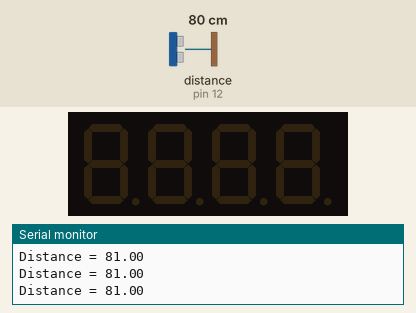
Recording of a sketch running on a simulated Arduino Uno, built with avr-gcc and run on an emulated ATmega328P. Parts: 4-digit seven-segment display, the last lines printed to the serial monitor. Inputs (shaded band) come from the test bench; at power-on: distance to the obstacle (sensor on pin 12) 80 cm. The echo pulse lasts 58.3 µs per cm.

Above: at 1.2 s.
1.3 s: distance to the obstacle (sensor on pin 12) set to 11 cm
4.3 s: distance to the obstacle (sensor on pin 12) set to 8 cm
At 5.1 s:
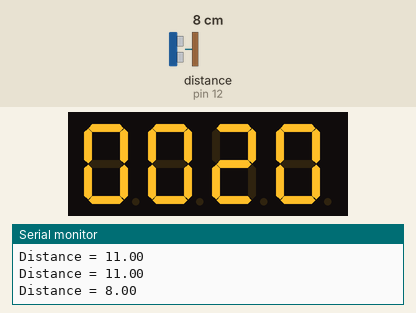
At 6.1 s:
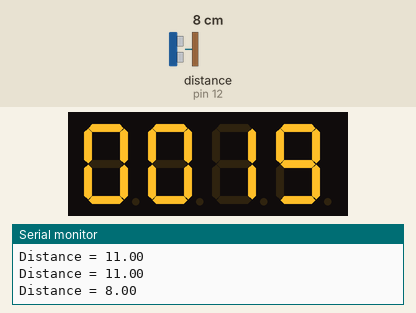
Timing chart, 0 to 7.6 s (numbered marks = the images above; inputs shaded):
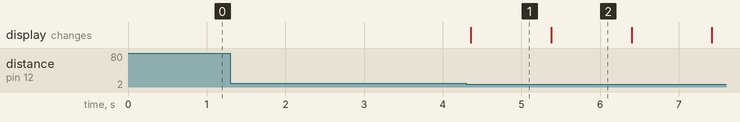

Measured:
- the behaviour switches between 10 and 9 cm on distance to the obstacle (sensor on pin 12) (found by bisection; images 0 and 1)
- after the input at 4.3 s, the display: changes after 0.06 s (image 1)
- what the display in image 1 shows lasts 1.0 s, from 4.4 s to 5.4 s

The sketch:

timerdone.ino
```cpp
#include <TM1637Display.h>
#include "NewPing.h"
#define TRIGGER_PIN 13
#define ECHO_PIN 12

#define CLK 6
#define DIO 7

#define TEST_DELAY   1000

TM1637Display display(CLK, DIO);

int count = 20;
uint8_t data[] = {0, 0, 0, 0};
NewPing sonar(TRIGGER_PIN, ECHO_PIN);

float duration, distance;

const uint8_t done[] = {
  SEG_B | SEG_C | SEG_D | SEG_E | SEG_G,           // d
  SEG_A | SEG_B | SEG_C | SEG_D | SEG_E | SEG_F,   // O
  SEG_C | SEG_E | SEG_G,                           // n
  SEG_A | SEG_D | SEG_E | SEG_F | SEG_G            // E
};

void setup() {
  Serial.begin(9600);
}

void loop() {
  distance = sonar.ping_cm();
  Serial.print("Distance = ");
  Serial.println(distance);

  if (distance < 10 && distance > 0){
    for(int count = 20; count >= 0; count --){
      display.setBrightness(0x0f);

      data[3] = display.encodeDigit(count/1 % 10);
      data[2] = display.encodeDigit(count/10 % 10);
      data[1] = display.encodeDigit(count/100 % 10);
      data[0] = display.encodeDigit(count/1000 % 10);
      display.setSegments(data);
      delay(TEST_DELAY);
    }
  display.setSegments(done);
  }
}
```
